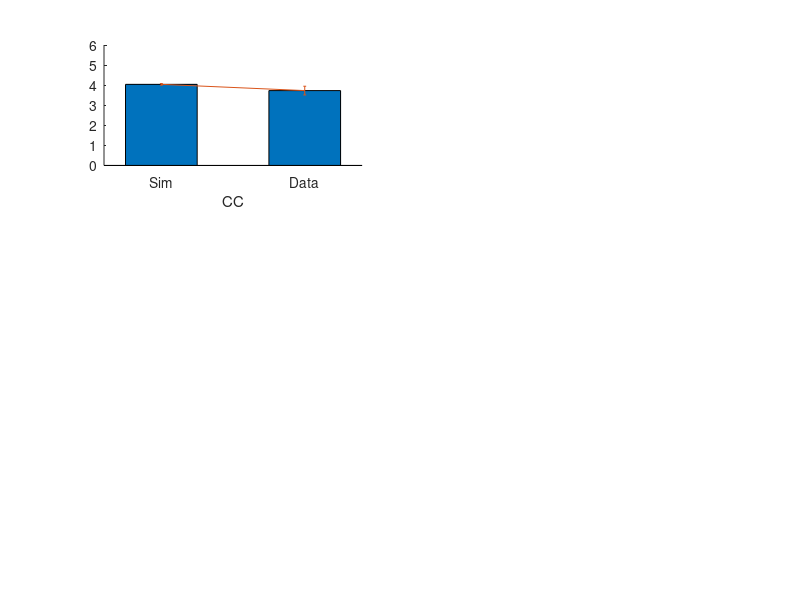

The MATLAB source for this figure: (Note: this script raises an error after producing the figure.)
%% Against neuropsychological data 

%clear; 
load('SIMYoungData.mat');
load('NPYoungData.mat');
%figure;

%% Plot Category Number
subplot(3,2,1);
hold on;

bar_data_mean = [mean(catNumYoungSim'),mean(catNumYoungNP')];
bar_data_std = [std(catNumYoungSim'),std(catNumYoungNP')];
bar([1,2],bar_data_mean,0.5); 
errorbar([1,2],bar_data_mean,bar_data_std/sqrt( size(catNumYoungSim,2) ));
set(gca,'XTick', [1 2]);
set(gca,'XTickLabel',{'Sim', 'Data'});
xlabel('CC');
ylim([-0.0 6]);

z_value = (nanmean(catNumYoungSim') - nanmean(catNumYoungNP'))/( (nanstd(catNumYoungNP')) );
[~,p_value,~,t_stats] = ttest2(catNumYoungSim',catNumYoungNP');
t_value = num2str(round(t_stats.tstat, 2, 'decimal'));
p_value = num2str(round(p_value, 2, 'decimal'));
z_value = num2str(abs(round(z_value, 2, 'decimal')));

title(['Z value = ', z_value],'FontSize',9);

%% Plot Set Loss 
subplot(3,2,2)
hold on;

bar_data_mean = [mean(SLYoungSim'),mean(SLYoungNP')];
bar_data_std = [std(SLYoungSim'),std(SLYoungNP')];
bar([1,2],bar_data_mean,0.5);
errorbar([1,2],bar_data_mean,bar_data_std/sqrt( size(catNumYoungSim,2) ));
set(gca,'XTick', [1 2]);
set(gca,'XTickLabel',{'Sim', 'Data'});
xlabel('SL');
ylim([-0.3 1])

z_value = (nanmean(SLYoungSim') - nanmean(SLYoungNP'))/( (nanstd(SLYoungNP')) );
[~,p_value,~,t_stats] = ttest2(SLYoungSim',SLYoungNP');
t_value = num2str(round(t_stats.tstat, 2, 'decimal'));
p_value = num2str(round(p_value, 2, 'decimal'));
z_value = num2str(abs(round(z_value, 2, 'decimal')));

title(['Z value = ', z_value],'FontSize',9);

%% Plot Perseverative Response
subplot(3,2,3)
hold on;

bar_data_mean = [mean(PRYoungSim'),mean(PRYoungNP')];
bar_data_std = [std(PRYoungSim'),std(PRYoungNP')];
bar([1,2],bar_data_mean,0.5);
errorbar([1,2],bar_data_mean,bar_data_std/sqrt( size(PRYoungSim,2) ));
set(gca,'XTick', [1 2]);
set(gca,'XTickLabel',{'Sim', 'Data'});
xlabel('PR');
ylim([-0.05 65])

z_value = (nanmean(PRYoungSim') - nanmean(PRYoungNP'))/( (nanstd(PRYoungNP')) );
[~,p_value,~,t_stats] = ttest2(PRYoungSim',PRYoungNP');
t_value = num2str(round(t_stats.tstat, 2, 'decimal'));
p_value = num2str(round(p_value, 2, 'decimal'));
z_value = num2str(abs(round(z_value, 2, 'decimal')));

title(['Z value = ', z_value],'FontSize',9);

%% Plot Perseverative Errors
subplot(3,2,4)
hold on;

bar_data_mean = [mean(PEYoungSim'),mean(PEYoungNP')];
bar_data_std = [std(PEYoungSim'),std(PEYoungNP')];
bar([1,2],bar_data_mean,0.5);
errorbar([1,2],bar_data_mean,bar_data_std/sqrt( size(PEYoungSim,2) ));
set(gca,'XTick', [1 2]);
set(gca,'XTickLabel',{'Sim', 'Data'});
xlabel('PE');
ylim([-0.05 20])

z_value = (nanmean(PEYoungSim') - nanmean(PEYoungNP'))/( (nanstd(PEYoungNP')));
[~,p_value,~,t_stats] = ttest2(PEYoungSim,PEYoungNP');
t_value = num2str(round(t_stats.tstat, 2, 'decimal'));
p_value = num2str(round(p_value, 2, 'decimal'));
z_value = num2str(abs(round(z_value, 2, 'decimal')));

title(['Z value = ', z_value],'FontSize',9);

%% Plot Total Errors
subplot(3,2,5)
hold on;

bar_data_mean = [nanmean(TEYoungSim'),nanmean(TEYoungNP')];
bar_data_std = [nanstd(TEYoungSim'),nanstd(TEYoungNP')];
bar([1,2],bar_data_mean,0.5);
errorbar([1,2],bar_data_mean,bar_data_std/sqrt( size(TEYoungSim,2) ));
set(gca,'XTick', [1 2]);
set(gca,'XTickLabel',{'Sim', 'Data'});
xlabel('TE');
ylim([0 20]);

z_value = (nanmean(TEYoungSim') - nanmean(TEYoungNP'))/( (nanstd(TEYoungNP')) );
[~,p_value,~,t_stats] = ttest2(TEYoungSim,TEYoungNP');
t_value = num2str(round(t_stats.tstat, 2, 'decimal'));
p_value = num2str(round(p_value, 2, 'decimal'));
z_value = num2str(abs(round(z_value, 2, 'decimal')));

title(['Z value = ', z_value],'FontSize',9);

%% Plot Non-Perseverative Errors
subplot(3,2,6)
hold on;
%NPEYoungSim(NPEYoungSim > 32) = NaN;  % outliers out
%NPEYoungNP(NPEYoungNP > 32) = NaN;    % outliers out

bar_data_mean = [nanmean(NPEYoungSim'),nanmean(NPEYoungNP')];
bar_data_std = [nanstd(NPEYoungSim'),nanstd(NPEYoungNP')];
bar([1,2],bar_data_mean,0.5);
errorbar([1,2],bar_data_mean,bar_data_std/sqrt( size(NPEYoungSim,2) ));
set(gca,'XTick', [1 2]);
set(gca,'XTickLabel',{'Sim', 'Data'});
xlabel('NPE');
ylim([-0.05 10])

z_value = (nanmean(NPEYoungSim') - nanmean(NPEYoungNP'))/( (nanstd(NPEYoungNP')) );
[~,p_value,~,t_stats] = ttest2(NPEYoungSim,NPEYoungNP');
t_value = num2str(round(t_stats.tstat, 2, 'decimal'));
p_value = num2str(round(p_value, 2, 'decimal'));
z_value = num2str(abs(round(z_value, 2, 'decimal')));

title(['Z value = ', z_value],'FontSize',9);
